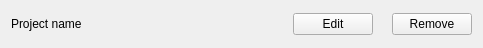
<?xml version="1.0" encoding="UTF-8"?>
<ui version="4.0">
 <class>list_item_widget</class>
 <widget class="QWidget" name="list_item_widget">
  <property name="geometry">
   <rect>
    <x>0</x>
    <y>0</y>
    <width>483</width>
    <height>48</height>
   </rect>
  </property>
  <property name="sizePolicy">
   <sizepolicy hsizetype="Expanding" vsizetype="Expanding">
    <horstretch>0</horstretch>
    <verstretch>0</verstretch>
   </sizepolicy>
  </property>
  <property name="maximumSize">
   <size>
    <width>9999</width>
    <height>48</height>
   </size>
  </property>
  <property name="windowTitle">
   <string>Form</string>
  </property>
  <layout class="QHBoxLayout" name="horizontalLayout">
   <item>
    <widget class="QLabel" name="project_name_label">
     <property name="text">
      <string>Project name</string>
     </property>
    </widget>
   </item>
   <item>
    <spacer name="horizontalSpacer_2">
     <property name="orientation">
      <enum>Qt::Horizontal</enum>
     </property>
     <property name="sizeHint" stdset="0">
      <size>
       <width>169</width>
       <height>20</height>
      </size>
     </property>
    </spacer>
   </item>
   <item>
    <widget class="QPushButton" name="push_btn_edit">
     <property name="text">
      <string>Edit</string>
     </property>
    </widget>
   </item>
   <item>
    <spacer name="horizontalSpacer">
     <property name="orientation">
      <enum>Qt::Horizontal</enum>
     </property>
     <property name="sizeType">
      <enum>QSizePolicy::Fixed</enum>
     </property>
     <property name="sizeHint" stdset="0">
      <size>
       <width>13</width>
       <height>20</height>
      </size>
     </property>
    </spacer>
   </item>
   <item>
    <widget class="QPushButton" name="push_btn_remove">
     <property name="text">
      <string>Remove</string>
     </property>
    </widget>
   </item>
  </layout>
 </widget>
 <resources/>
 <connections/>
</ui>
